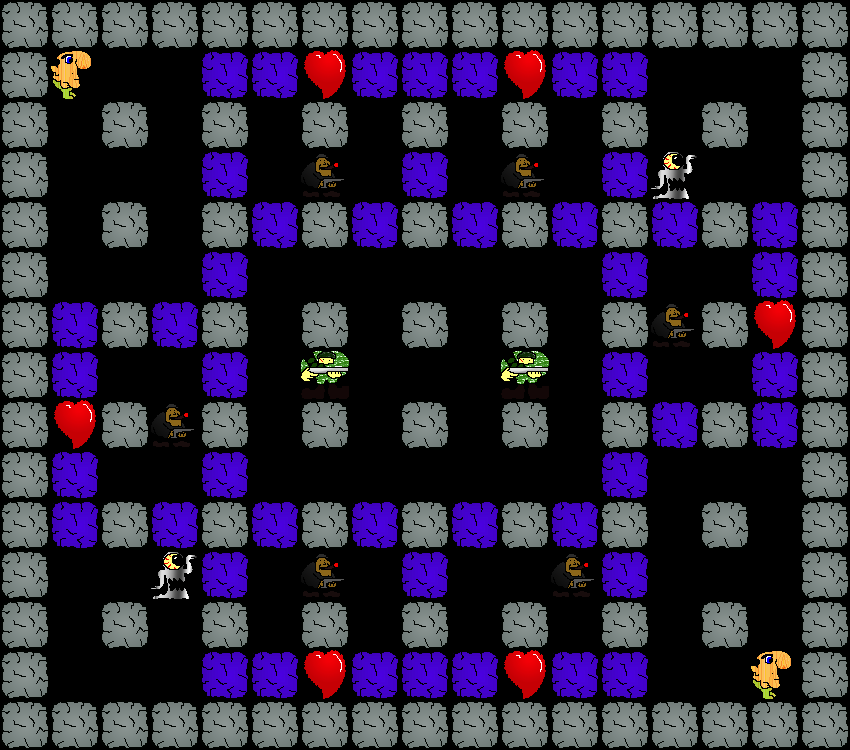

This game map was drawn from its Tiled (.tmx) file and the tilesets committed beside it. A one-line description and the trimmed map source follow:
An orthogonal 17x15 tile map with 50x50 px tiles, 1 tile layer (Action).

<map version="1.0" orientation="orthogonal" width="17" height="15" tilewidth="50" tileheight="50">
 <tileset firstgid="1" name="Tileset" tilewidth="50" tileheight="50">
  <image source="Tileset.png" width="150" height="200" />
  <tile id="0">
   <properties>
    <property name="Type" value="Soldier" />
   </properties>
  </tile>
  <tile id="1">
   <properties>
    <property name="Type" value="FireLizard" />
   </properties>
  </tile>
  <tile id="2">
   <properties>
    <property name="Type" value="Heart" />
   </properties>
  </tile>
  <tile id="3">
   <properties>
    <property name="Type" value="Sentry" />
   </properties>
  </tile>
  <tile id="4">
   <properties>
    <property name="Type" value="Turret" />
   </properties>
  </tile>
  <tile id="5">
   <properties>
    <property name="Type" value="Shark" />
   </properties>
  </tile>
  <tile id="6">
   <properties>
    <property name="Type" value="BreakableBlock" />
   </properties>
  </tile>
  <tile id="7">
   <properties>
    <property name="Type" value="Block" />
   </properties>
  </tile>
  <tile id="8">
   <properties>
    <property name="Type" value="Gangster" />
   </properties>
  </tile>
  <tile id="9">
   <properties>
    <property name="Type" value="Player" />
   </properties>
  </tile>
  <tile id="11">
   <properties>
    <property name="Type" value="StorBot" />
   </properties>
  </tile>
 </tileset>
 <layer name="Action" width="17" height="15">
  <properties>
   <property name="ColorValue0" value="180" />
   <property name="ColorValue1" value="0" />
   <property name="ColorValue2" value="225" />
   <property name="ColorValue3" value="100" />
  </properties>
  <data>[255 cells, 166 non-empty, 7 distinct tile ids]</data>
 </layer>
</map>
